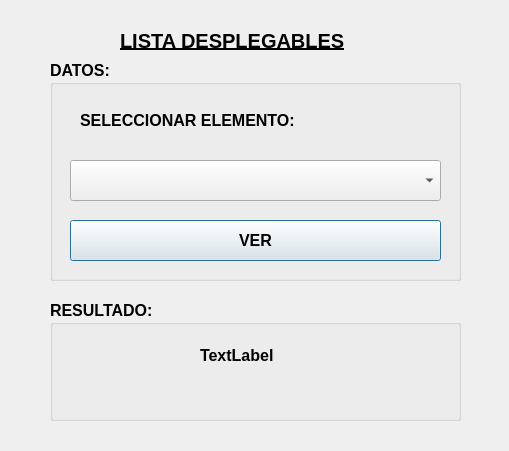
<?xml version="1.0" encoding="UTF-8"?>
<ui version="4.0">
 <class>Dialog</class>
 <widget class="QDialog" name="Dialog">
  <property name="geometry">
   <rect>
    <x>0</x>
    <y>0</y>
    <width>509</width>
    <height>451</height>
   </rect>
  </property>
  <property name="windowTitle">
   <string>Dialog</string>
  </property>
  <widget class="QLabel" name="label">
   <property name="geometry">
    <rect>
     <x>120</x>
     <y>20</y>
     <width>281</width>
     <height>41</height>
    </rect>
   </property>
   <property name="font">
    <font>
     <pointsize>15</pointsize>
     <weight>75</weight>
     <bold>true</bold>
     <underline>true</underline>
    </font>
   </property>
   <property name="text">
    <string>LISTA DESPLEGABLES</string>
   </property>
  </widget>
  <widget class="QGroupBox" name="groupBox">
   <property name="geometry">
    <rect>
     <x>50</x>
     <y>60</y>
     <width>411</width>
     <height>221</height>
    </rect>
   </property>
   <property name="font">
    <font>
     <pointsize>12</pointsize>
     <weight>75</weight>
     <bold>true</bold>
    </font>
   </property>
   <property name="title">
    <string>DATOS:</string>
   </property>
   <widget class="QLabel" name="label_2">
    <property name="geometry">
     <rect>
      <x>30</x>
      <y>40</y>
      <width>281</width>
      <height>41</height>
     </rect>
    </property>
    <property name="text">
     <string>SELECCIONAR ELEMENTO:</string>
    </property>
   </widget>
   <widget class="QComboBox" name="cbopais">
    <property name="geometry">
     <rect>
      <x>20</x>
      <y>100</y>
      <width>371</width>
      <height>41</height>
     </rect>
    </property>
   </widget>
   <widget class="QPushButton" name="btnver">
    <property name="geometry">
     <rect>
      <x>20</x>
      <y>160</y>
      <width>371</width>
      <height>41</height>
     </rect>
    </property>
    <property name="text">
     <string>VER</string>
    </property>
   </widget>
  </widget>
  <widget class="QGroupBox" name="groupBox_2">
   <property name="geometry">
    <rect>
     <x>50</x>
     <y>300</y>
     <width>411</width>
     <height>121</height>
    </rect>
   </property>
   <property name="font">
    <font>
     <pointsize>12</pointsize>
     <weight>75</weight>
     <bold>true</bold>
    </font>
   </property>
   <property name="title">
    <string>RESULTADO:</string>
   </property>
   <widget class="QLabel" name="lblresultado">
    <property name="geometry">
     <rect>
      <x>150</x>
      <y>40</y>
      <width>131</width>
      <height>31</height>
     </rect>
    </property>
    <property name="text">
     <string>TextLabel</string>
    </property>
   </widget>
  </widget>
 </widget>
 <resources/>
 <connections/>
</ui>
